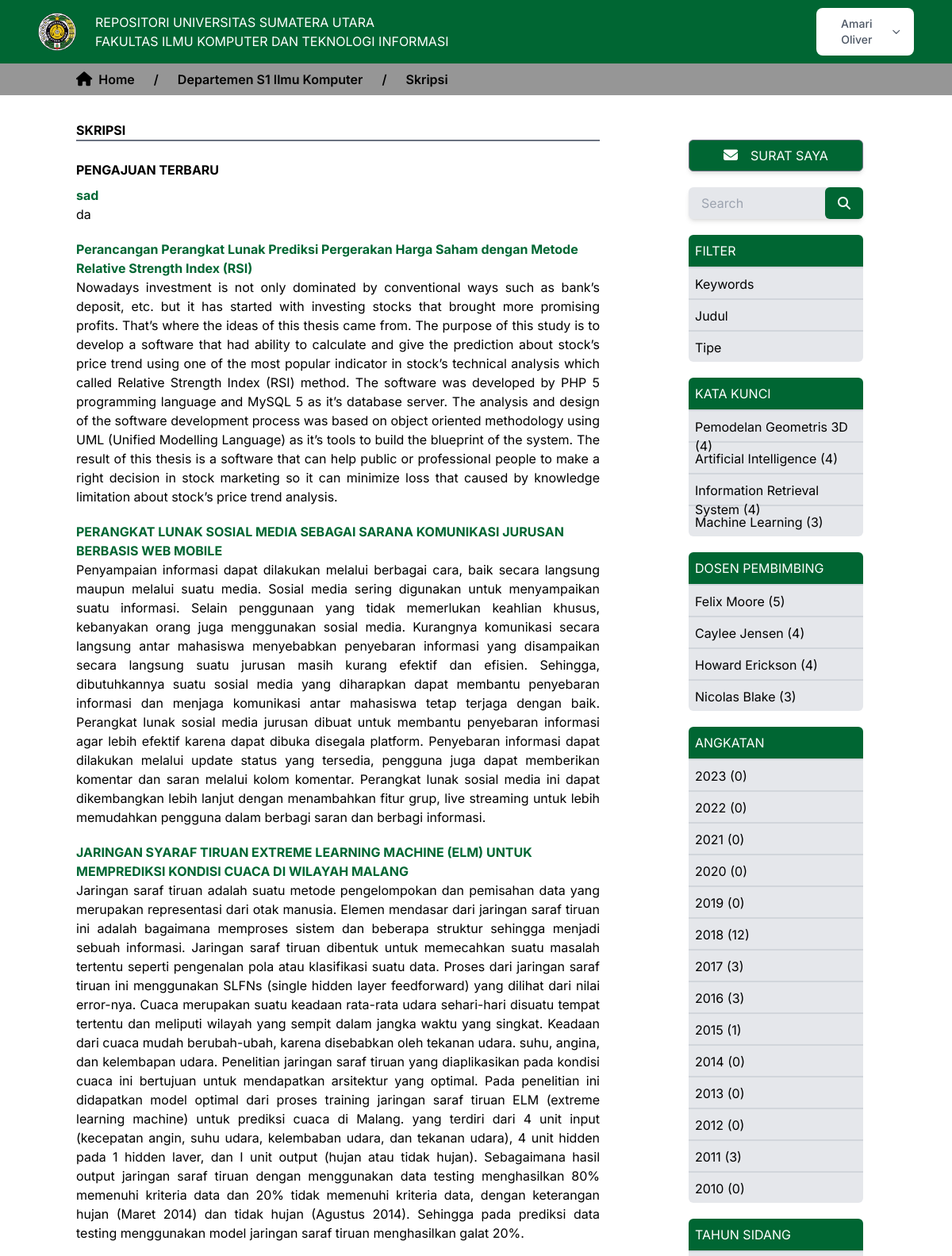
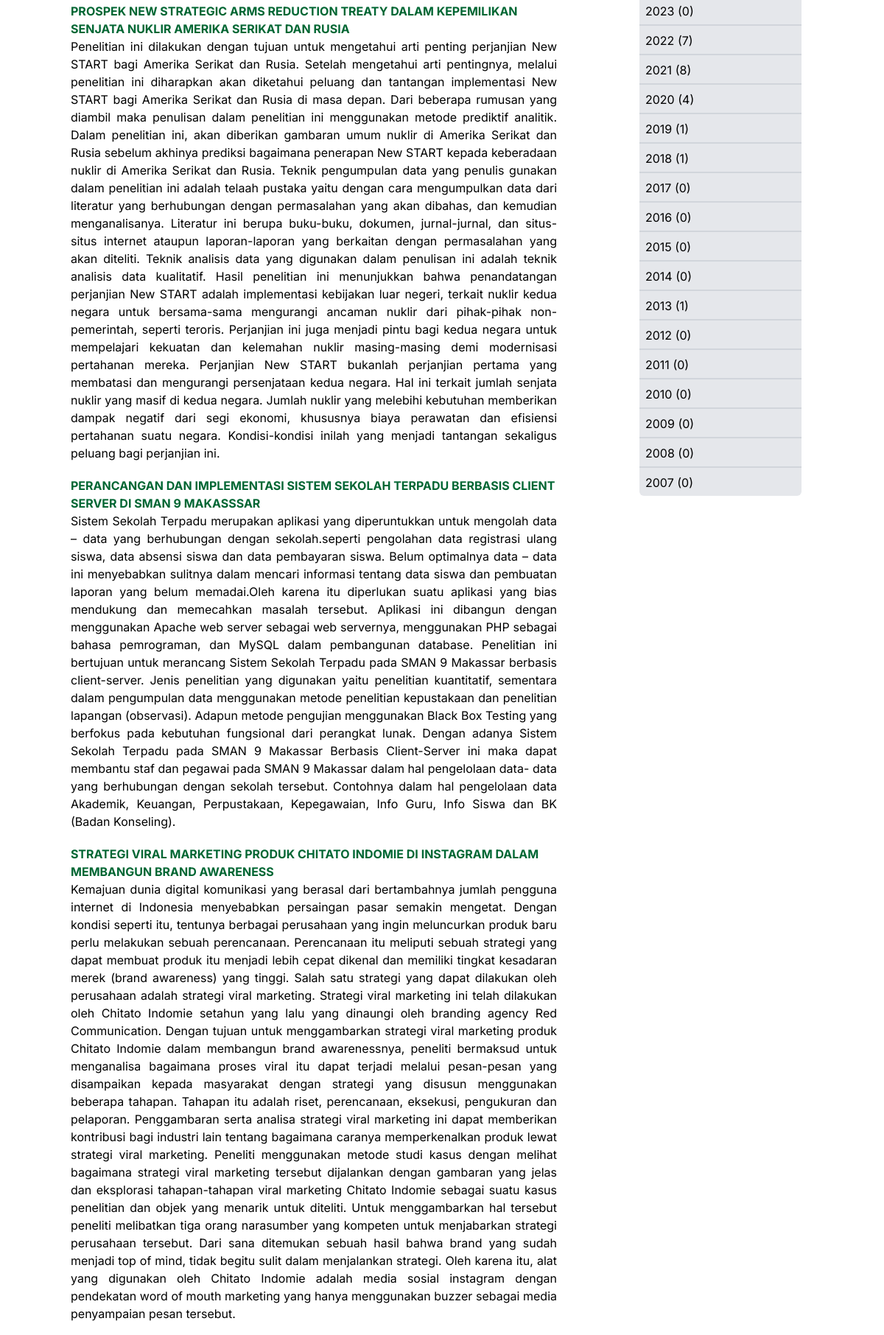
The page /PHP/kategori.php?id_prodi=1&id_kategori=1 (signed in, upper part) on the database its author committed (2 pictures, top to bottom).
### tables this page shows
CREATE TABLE `akun` (
  `email` varchar(50) NOT NULL,
  `nama_lengkap` varchar(50) NOT NULL,
  `password` varchar(50) NOT NULL,
  `kode_otp` int(6) DEFAULT NULL
);

CREATE TABLE `prodi` (
  `id` int(2) NOT NULL,
  `nama_prodi` varchar(30) NOT NULL
);

CREATE TABLE `kategori_repo` (
  `id` int(2) NOT NULL,
  `nama_kategori` varchar(50) NOT NULL,
  `id_prodi` int(2) NOT NULL
);

CREATE TABLE `tugas_akhir` (
  `id` int(4) NOT NULL,
  `judul` text NOT NULL,
  `nim_mhs` char(10) NOT NULL,
  `tgl_pengesahan` date NOT NULL,
  `tgl_upload` date NOT NULL,
  `nip_dosen_pembimbing1` varchar(20) NOT NULL,
  `nip_dosen_pembimbing2` varchar(20) NOT NULL,
  `nip_dosen_penguji1` varchar(20) NOT NULL,
  `nip_dosen_penguji2` varchar(20) NOT NULL,
  `id_kategori_repo` int(2) NOT NULL,
  `abstract` longtext NOT NULL,
  `id_keyword` int(3) NOT NULL,
  `file_link` longtext NOT NULL,
  `id_prodi` int(2) NOT NULL
);

CREATE TABLE `keyword` (
  `id` int(3) NOT NULL,
  `nama_keyword` varchar(50) NOT NULL,
  `id_prodi` int(2) NOT NULL
);

CREATE TABLE `dosen_pembimbing` (
  `nip` varchar(20) NOT NULL,
  `nama_lengkap` varchar(50) NOT NULL
);

### PHP/kategori.php (the view, shortened to what this page needs)
<?php
    require "../Koneksi/koneksi.php";
?>
<!DOCTYPE html>
<html lang="en">
<head>
    <link rel="stylesheet" href="css/index.css">
    <script src="https://cdn.tailwindcss.com"></script>
</head>
<body>
    <?php include("navbar.php"); ?>
    <div class="w-full h-10 flex justify-start items-center bg-[#969696] px-6 md:px-24">
        <div class="w-full flex items-center font-semibold">
            <a href="index.php" class="hidden lg:flex items-center mr-6">
                <span class="text-lg"><i class="fas fa-home"></i></span>
                <p class="ml-2">Home</p>
            </a>
            <span class="hidden lg:flex">/</span>
            <?php
                $id_prodi = $_GET['id_prodi'];
                $sql = "SELECT * FROM prodi WHERE id = $id_prodi";
                $query = mysqli_query($con,$sql);
                $row = mysqli_fetch_array($query);
            ?>
            <a href="departemen.php?id_prodi=<?=$row['id']?>" class="flex items-center mx-6">
                <p>Departemen <?=$row['nama_prodi']?></p>
            </a>
            <span class="hidden lg:flex">/</span>
            <?php
                $id_kategori = $_GET['id_kategori'];
                $sql1 = "SELECT * FROM kategori_repo WHERE id = $id_kategori";
                $query1 = mysqli_query($con,$sql1);
                $row1 = mysqli_fetch_array($query1);
            ?>
            <a href="" class="flex items-center mx-6">
                <p><?=$row1['nama_kategori']?></p>
            </a>
        </div>
    </div>
    <div class="w-full h-screen px-4 py-8 md:px-24 md:py-8">
        <div class="flex mb-20">
            <div class="lg:w-3/4 lg:pr-24">
                <h4 class="font-bold border-b-2 border-gray-500"><?=strtoupper($row1['nama_kategori'])?></h4>
                <?php
                    if($id_kategori == 4 || $id_kategori == 8){
                        $sql2 = "SELECT * FROM penelitian_dosen WHERE id_prodi = $id_prodi and id_kategori_repo = $id_kategori ORDER BY tgl_upload DESC";
                    }else{
                        $sql2 = "SELECT * FROM tugas_akhir WHERE id_prodi = $id_prodi and id_kategori_repo = $id_kategori ORDER BY tgl_upload DESC";
                    }
                    $query2 = mysqli_query($con,$sql2);
                ?>
                <div>
                    <h4 class="font-bold mt-6 mb-2">PENGAJUAN TERBARU</h4>
                    <?php
                        while($row2 = mysqli_fetch_array($query2)){
                    ?>
                    <div class="mb-5">
                        <?php if($id_kategori == 4 || $id_kategori == 8){?>
                        <h5 class="font-bold text-[#006633]"><a href="viewberkas.php?id_prodi=<?=$row['id']?>&id_penelitian=<?=$row2['id']?>"><?= $row2['judul'] ?></a></h5>
                        <?php }else{ ?>
                        <h5 class="font-bold text-[#006633]"><a href="viewberkas.php?id_prodi=<?=$row['id']?>&id_tugasakhir=<?=$row2['id']?>"><?= $row2['judul'] ?></a></h5>
                        <?php } ?>
                        <p class="text-justify"><?= $row2['abstract'] ?></p>
                    </div>
                    <?php } ?>
                </div>
            </div>
            <?php include("sidebar.php"); ?>
        </div>
    </div>
</body>
</html>

### PHP/navbar.php (shortened to what this page needs)
<div class="w-full h-20 flex justify-between items-center bg-[#006633] text-white px-4 md:px-12">
        <div class="flex items-center w-full h-14">
            <div class="w-12">
                <img src="img/usu-logo.png" alt="">
            </div>
            <div class="ml-6">
                <h4 class="hidden md:flex">REPOSITORI UNIVERSITAS SUMATERA UTARA</h4>
                <p class="hidden md:flex">FAKULTAS ILMU KOMPUTER DAN TEKNOLOGI INFORMASI</p>
            </div>
        </div>
        <?php if(!isset($_SESSION['email'])){ ?>
        <div class="hidden md:flex">
            <a href="login.php" class="w-full bg-white font-semibold hover:bg-gray-200 text-gray-600 py-2 px-6 border border-gray-500 rounded-md shadow-md cursor-pointer">
                Login
            </a>
        </div>
        <?php }else{
                    $sql4 = "SELECT * FROM akun WHERE email = '{$_SESSION['email']}'";
                    $query4 = mysqli_query($con,$sql4);
                    $row4 = mysqli_fetch_array($query4);
        ?>
            <div class="hidden md:flex justify-center items-center">
                <button id="dropdownInformationButton" data-dropdown-toggle="dropdownInformation" class="min-w-34 text-gray-600 bg-white hover:bg-gray-200 focus:ring-4 focus:outline-none focus:ring-green-600 font-medium rounded-lg text-sm px-4 py-2.5 text-center inline-flex items-center" type="button"><?=$row4['nama_lengkap']?><svg class="ml-2 w-4 h-4" aria-hidden="true" fill="none" stroke="currentColor" viewBox="0 0 24 24"><path stroke-linecap="round" stroke-linejoin="round" stroke-width="2" d="M19 9l-7 7-7-7"></path></svg></button>
            </div>
        <?php } ?>
    </div>

### PHP/sidebar.php
<div class="w-1/4 hidden lg:flex flex-col px-4 py-6">
                <a href="myletters.php" class="flex justify-center items-center w-full h-10 mb-5 bg-[#006633] hover:bg-green-700 text-white py-2 px-6 border border-gray-500 rounded-md shadow-md cursor-pointer">
                    <span class="text-lg"><i class="fas fa-envelope"></i></span>
                    <p class="ml-4 text-md">SURAT SAYA</p>
                </a>
                <form action="search.php" method="get">
                    <div class="w-full h-10 mb-5 flex justify-center items-center relative">
                        <input type="text" class="w-full h-full bg-gray-200 focus:outline-green-700 focus:bg-white p-4 rounded-md shadow-md" name="search" id="search" placeholder="Search">
                        <button for="search" class="w-12 h-full bg-[#006633] text-white cursor-pointer flex justify-center items-center rounded-md absolute right-0">
                            <i class="fas fa-search"></i>
                        </button>
                    </div>
                </form>
                <div class="w-full mb-5 flex flex-col">
                    <h4 class="w-full h-10 p-2 bg-[#006633] rounded-t-md text-white text-md">FILTER</h4>
                    <ul class="w-full bg-gray-200 rounded-b-md">
                        <li class="w-full h-10 p-2 border-t-2 border-gray-300">
                            <a href="katakunci.php?keyword=keyword" class="flex hover:text-sky-600">
                                Keywords
                            </a>
                        </li>
                        <li class="w-full h-10 p-2 border-t-2 border-gray-300">
                            <a href="katakunci.php?keyword=judul" class="flex hover:text-sky-600">
                                Judul
                            </a>
                        </li>
                        <li class="w-full h-10 p-2 border-t-2 border-gray-300">
                            <a href="katakunci.php?keyword=tipe" class="flex hover:text-sky-600">
                                Tipe
                            </a>
                        </li>
                    </ul>
                </div>
                <?php
                    $sql2 = "SELECT id,nama_keyword,id_prodi, jlh_judul_keyword(keyword.id) AS jlh_judul FROM keyword ORDER BY jlh_judul DESC LIMIT 4";
                    $query2 = mysqli_query($con,$sql2);
                ?>
                <div class="w-full mb-5 flex flex-col">
                    <h4 class="w-full h-10 p-2 bg-[#006633] rounded-t-md text-white text-md">KATA KUNCI</h4>
                    <ul class="w-full bg-gray-200 rounded-b-md">
                        <?php
                            while($row2 = mysqli_fetch_array($query2)){
                        ?>
                        <li class="w-full h-10 p-2 border-t-2 border-gray-300">
                            <a href="katakunci.php?keyword=keyword&id_prodi=<?=$row2['id_prodi']?>&id_keyword=<?=$row2['id']?>" class="flex hover:text-sky-600">
                                <?=$row2['nama_keyword'] ?> (<?=$row2['jlh_judul']?>)
                            </a>
                        </li>
                        <?php } ?>
                    </ul>
                </div>
                <?php
                    $sql3 = "SELECT nip,nama_lengkap, jlh_bimbingan_doping(dosen_pembimbing.nip) AS jlh_bimbingan FROM dosen_pembimbing ORDER BY jlh_bimbingan DESC LIMIT 4";
                    $query3 = mysqli_query($con,$sql3);
                ?>
                <div class="w-full mb-5 flex flex-col">
                    <h4 class="w-full h-10 p-2 bg-[#006633] rounded-t-md text-white text-md">DOSEN PEMBIMBING</h4>
                    <ul class="w-full bg-gray-200 rounded-b-md">
                        <?php
                            while($row3 = mysqli_fetch_array($query3)){
                        ?>
                        <li class="w-full h-10 p-2 border-t-2 border-gray-300">
                            <a href="filter-doping.php?nip_doping=<?=$row3['nip']?>" class="flex hover:text-sky-600">
                                <?= $row3['nama_lengkap'] ?> (<?= $row3['jlh_bimbingan']?>)
                            </a>
                        </li>
                        <?php } ?>
                    </ul>
                </div>
                <div class="w-full mb-5 flex flex-col">
                    <h4 class="w-full h-10 p-2 bg-[#006633] rounded-t-md text-white text-md">ANGKATAN</h4>
                    <ul class="w-full bg-gray-200 rounded-b-md">
                        <?php
                            $tahun = date("y");
                            for($i = $tahun; $i > 9;$i--){
                                    $sql6 = "SELECT COUNT(judul) AS jlh FROM tugas_akhir WHERE nim_mhs LIKE '$i%'";
                                $query6 = mysqli_query($con,$sql6);
                                $row6 = mysqli_fetch_array($query6);
                        ?>
                        <li class="w-full h-10 p-2 border-t-2 border-gray-300">
                            <a href="katakuncii.php?angkatan=<?=$i?>" class="flex hover:text-sky-600">
                            <?= ($i < 10) ? "200" : "20" ?><?= $i ?> (<?= $row6['jlh']?>)
                            </a>
                        </li>
                        <?php } ?>
                    </ul>
                </div>
                <div class="w-full mb-5 flex flex-col">
                    <h4 class="w-full h-10 p-2 bg-[#006633] rounded-t-md text-white text-md">TAHUN SIDANG</h4>
                    <ul class="w-full bg-gray-200 rounded-b-md">
                        <?php
                            $tahun = date("Y");
                            for($i = $tahun; $i > 2006;$i--){
                                $sql5 = "SELECT COUNT(judul) AS jlh FROM tugas_akhir WHERE tgl_pengesahan LIKE '$i%'";
                                $query5 = mysqli_query($con,$sql5);
                                $row5 = mysqli_fetch_array($query5);
                        ?>
                        <li class="w-full h-10 p-2 border-t-2 border-gray-300">
                            <a href="katakuncii.php?thn_sidang=<?=$i?>" class="flex hover:text-sky-600">
                                <?= $i ?> (<?= $row5['jlh']?>)
                            </a>
                        </li>
                        <?php } ?>
                    </ul>
                </div>
            </div>

### PHP/css/index.css (style rules this page uses)
* { margin: 0; padding: 0; box-sizing: border-box; font-family: 'Inter', sans-serif; }

### rows shown on the page
akun: nama_lengkap "Amari Oliver"
prodi: nama_prodi "S1 Ilmu Komputer"
kategori_repo: nama_kategori "Skripsi", nama_kategori "SKRIPSI"
tugas_akhir: judul "sad", abstract "da"
tugas_akhir: judul "Perancangan Perangkat Lunak Prediksi Pergerakan Harga Saham dengan Metode Relative Strength Index (RSI)", abstract "Nowadays investment is not only dominated by conventional ways such as bank’s deposit, etc. but it has started with investing stocks that brought more promising profits. That’s where the ideas of this thesis came from. The purpose of this study is to develop a software that had ability to calculate and give the prediction about stock’s price trend using one of the most popular indicator in stock’s technical analysis which called Relative Strength Index (RSI) method. The software was developed by PHP 5 programming language and MySQL 5 as it’s database server. The analysis and design of the software development process was based on object oriented methodology using UML (Unified Modelling…"
tugas_akhir: judul "PERANGKAT LUNAK SOSIAL MEDIA SEBAGAI SARANA KOMUNIKASI JURUSAN BERBASIS WEB MOBILE", abstract "Penyampaian informasi dapat dilakukan melalui berbagai cara, baik secara langsung maupun melalui suatu media. Sosial media sering digunakan untuk menyampaikan suatu informasi. Selain penggunaan yang tidak memerlukan keahlian khusus, kebanyakan orang juga menggunakan sosial media. Kurangnya komunikasi secara langsung antar mahasiswa menyebabkan penyebaran informasi yang disampaikan secara langsung suatu jurusan masih kurang efektif dan efisien. Sehingga, dibutuhkannya suatu sosial media yang diharapkan dapat membantu penyebaran informasi dan menjaga komunikasi antar mahasiswa tetap terjaga dengan baik. Perangkat lunak sosial media jurusan dibuat untuk membantu penyebaran informasi agar lebih…"
tugas_akhir: judul "JARINGAN SYARAF TIRUAN EXTREME LEARNING MACHINE (ELM) UNTUK MEMPREDIKSI KONDISI CUACA DI WILAYAH MALANG", abstract "Jaringan saraf tiruan adalah suatu metode pengelompokan dan pemisahan data yang merupakan representasi dari otak manusia. Elemen mendasar dari jaringan saraf tiruan ini adalah bagaimana memproses sistem dan beberapa struktur sehingga menjadi sebuah informasi. Jaringan saraf tiruan dibentuk untuk memecahkan suatu masalah tertentu seperti pengenalan pola atau klasifikasi suatu data. Proses dari jaringan saraf tiruan ini menggunakan SLFNs (single hidden layer feedforward) yang dilihat dari nilai error-nya. Cuaca merupakan suatu keadaan rata-rata udara sehari-hari disuatu tempat tertentu dan meliputi wilayah yang sempit dalam jangka waktu yang singkat. Keadaan dari cuaca mudah berubah-ubah,…"
tugas_akhir: judul "PROSPEK NEW STRATEGIC ARMS REDUCTION TREATY DALAM KEPEMILIKAN SENJATA NUKLIR AMERIKA SERIKAT DAN RUSIA", abstract "Penelitian ini dilakukan dengan tujuan untuk mengetahui arti penting perjanjian New START bagi Amerika Serikat dan Rusia. Setelah mengetahui arti pentingnya, melalui penelitian ini diharapkan akan diketahui peluang dan tantangan implementasi New START bagi Amerika Serikat dan Rusia di masa depan. Dari beberapa rumusan yang diambil maka penulisan dalam penelitian ini menggunakan metode prediktif analitik. Dalam penelitian ini, akan diberikan gambaran umum nuklir di Amerika Serikat dan Rusia sebelum akhinya prediksi bagaimana penerapan New START kepada keberadaan nuklir di Amerika Serikat dan Rusia. Teknik pengumpulan data yang penulis gunakan dalam penelitian ini adalah telaah pustaka yaitu…"
tugas_akhir: judul "PERANCANGAN DAN IMPLEMENTASI SISTEM SEKOLAH TERPADU BERBASIS CLIENT SERVER DI SMAN 9 MAKASSSAR", abstract "Sistem Sekolah Terpadu merupakan aplikasi yang diperuntukkan untuk mengolah data – data yang berhubungan dengan sekolah.seperti pengolahan data registrasi ulang siswa, data absensi siswa dan data pembayaran siswa. Belum optimalnya data – data ini menyebabkan sulitnya dalam mencari informasi tentang data siswa dan pembuatan laporan yang belum memadai.Oleh karena itu diperlukan suatu aplikasi yang bias mendukung dan memecahkan masalah tersebut. Aplikasi ini dibangun dengan menggunakan Apache web server sebagai web servernya, menggunakan PHP sebagai bahasa pemrograman, dan MySQL dalam pembangunan database. Penelitian ini bertujuan untuk merancang Sistem Sekolah Terpadu pada SMAN 9 Makassar…"
tugas_akhir: judul "STRATEGI VIRAL MARKETING PRODUK CHITATO INDOMIE DI INSTAGRAM DALAM MEMBANGUN BRAND AWARENESS", abstract "Kemajuan dunia digital komunikasi yang berasal dari bertambahnya jumlah pengguna internet di Indonesia menyebabkan persaingan pasar semakin mengetat. Dengan kondisi seperti itu, tentunya berbagai perusahaan yang ingin meluncurkan produk baru perlu melakukan sebuah perencanaan. Perencanaan itu meliputi sebuah strategi yang dapat membuat produk itu menjadi lebih cepat dikenal dan memiliki tingkat kesadaran merek (brand awareness) yang tinggi. Salah satu strategi yang dapat dilakukan oleh perusahaan adalah strategi viral marketing. Strategi viral marketing ini telah dilakukan oleh Chitato Indomie setahun yang lalu yang dinaungi oleh branding agency Red Communication. Dengan tujuan untuk…"
keyword: nama_keyword "Pemodelan Geometris 3D", jlh_judul "4"
keyword: nama_keyword "Artificial Intelligence", jlh_judul "4"
keyword: nama_keyword "Information Retrieval System", jlh_judul "4"
keyword: nama_keyword "Machine Learning", jlh_judul "3"
dosen_pembimbing: nama_lengkap "Felix Moore", jlh_bimbingan "5"
dosen_pembimbing: nama_lengkap "Caylee Jensen", jlh_bimbingan "4"
dosen_pembimbing: nama_lengkap "Howard Erickson", jlh_bimbingan "4"
dosen_pembimbing: nama_lengkap "Nicolas Blake", jlh_bimbingan "3"

### other values the page prints
$row6['jlh'] "0"
$row6['jlh'] "12"
$row6['jlh'] "3"
$row6['jlh'] "1"
$row5['jlh'] "0"
$row5['jlh'] "7"
$row5['jlh'] "8"
$row5['jlh'] "4"
$row5['jlh'] "1"
